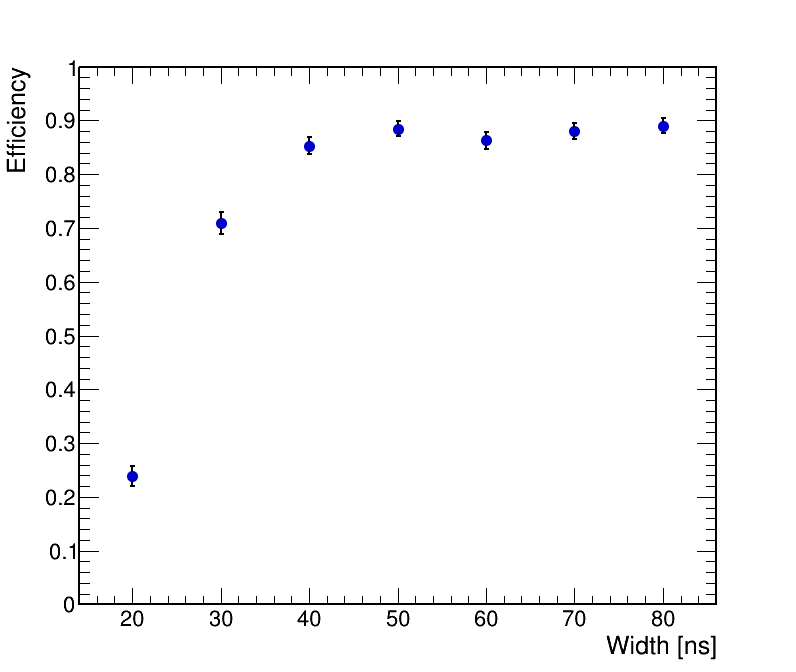

Reproduce this figure in Python.
import ROOT
from array import array

width = array('d', [20,30,40,50,60,70,80]) #write the different widths here

efficiency = array('d', [0.2386,0.7100,0.8529,0.8849,0.8628,0.8802,0.8900]) #write efficiency values

efficiency_error = array('d', [0.0190,0.0203,0.0158,0.0142,0.0153,0.0145,0.0140]) #Write the efficiency errors

width_error = array('d', [0.0] * len(width))
ROOT.gStyle.SetOptStat(0)

canvas = ROOT.TCanvas("canvas","Efficiency vs Width", 800,700)

canvas.SetTicks(1,1)
canvas.SetFrameLineWidth(2)

canvas.SetTicks(1, 1)
graph = ROOT.TGraphErrors(len(width),width,efficiency,width_error,efficiency_error)

graph.SetTitle("")

graph.SetMarkerStyle(20)
graph.SetMarkerSize(1.3)
graph.SetMarkerColor(ROOT.kBlue + 1)

graph.SetLineColor(ROOT.kBlack)
graph.SetLineWidth(2)

graph.GetXaxis().SetTitle("Width [ns]")
graph.GetYaxis().SetTitle("Efficiency")

graph.GetXaxis().SetTitleSize(0.04)
graph.GetYaxis().SetTitleSize(0.04)
graph.GetYaxis().SetTitleOffset(1.2)

graph.GetYaxis().SetRangeUser(0.0, 1.0)

graph.Draw("AP")
canvas.SaveAs("beforeAug24_efficiency_vs_width.png")
